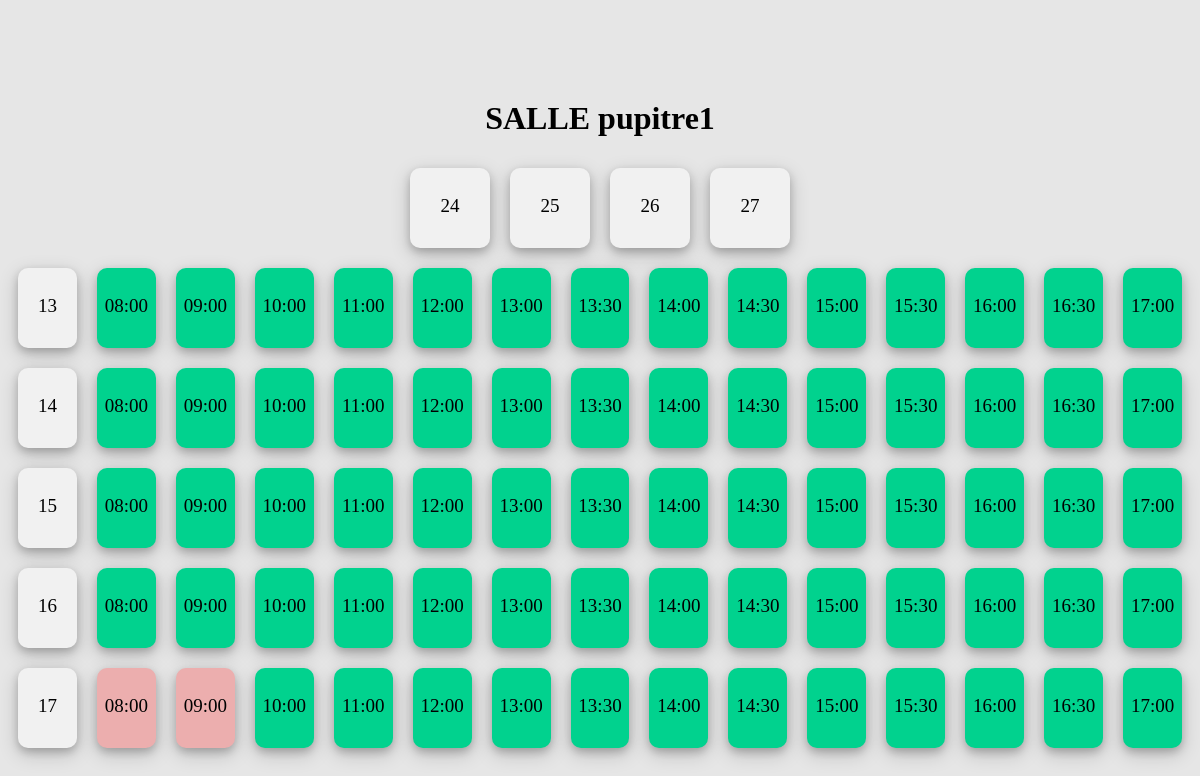
Screenshot of /salle.php?nomsalle=pupitre1&semaine=24 with the database file from the repository.
### tables this page shows
CREATE TABLE IF NOT EXISTS `semaines` (
  `IdSemaine` int(11) NOT NULL AUTO_INCREMENT,
  `NumSemaine` int(2) NOT NULL,
  `Du` date DEFAULT NULL,
  `Au` date DEFAULT NULL,
  PRIMARY KEY (`IdSemaine`)
);

CREATE TABLE IF NOT EXISTS `heures` (
  `LigneHeure` int(11) NOT NULL AUTO_INCREMENT,
  `De` varchar(5) NOT NULL,
  `A` varchar(5) NOT NULL,
  `Ordre` int(11) NOT NULL,
  `Background` varchar(255) DEFAULT '#B3F5BE',
  `etat` varchar(255) DEFAULT 'libre',
  PRIMARY KEY (`LigneHeure`)
);

### salle.php (the view, shortened to what this page needs)
<?php
try
{
    $bdd = new PDO('mysql:host=localhost;dbname=pupiv', 'root','', array(
		PDO::MYSQL_ATTR_INIT_COMMAND => "SET NAMES utf8"));
	$bdd->setAttribute(PDO::ATTR_ERRMODE, PDO::ERRMODE_EXCEPTION);
}
catch(Exception $e)
{
        die('Erreur : '.$e->getMessage());
}
$semaineencours = $bdd->query('SELECT * FROM parametres WHERE NomParam="SemaineEnCours"');
$dsemaineencours = $semaineencours->fetch();
$aff_sem_restante = $dsemaineencours['Valeur']-1;
?>
<html>
	<head>
		<link rel="stylesheet" href="style.css"/>
	</head>
	<body>
		<h1 class="hello">SALLE <?php echo $_GET['nomsalle']?></h1>
		<div class="flex-containersemaine">
		<?php
		$semaines = $bdd->query('SELECT * FROM semaines WHERE NumSemaine>"'.$aff_sem_restante.'"');
		while($dsemaines = $semaines->fetch()){
		?>
			<div onclick="window.location.href='salle.php?nomsalle=<?php echo $_GET['nomsalle']?>&semaine=<?php echo $dsemaines['NumSemaine']?>'"><?php echo $dsemaines['NumSemaine']?></div>
		<?php
		}
		?>
		</div>
		<?php
		$affdate = $bdd->query('SELECT * FROM semaines WHERE NumSemaine = "'.$_GET['semaine'].'"');
		$daffdate = $affdate->fetch();
		$day = 0 ;
		while($day < 5){
		?>
		<div class="flex-containersemaine">
			<div>
			<?php
				$jour = $daffdate['Du'];
				$dec = date('Y-m-d', strtotime($jour. ' + '.$day.' days'));
				echo date('d', strtotime($jour. ' + '.$day.' days'));
			?>
			</div>
			<?php
$creneau = $bdd->query('SELECT * FROM heures');
while($dcreneau = $creneau->fetch()){
	$heuredebut = $dcreneau['De'];
	$heurefin = $dcreneau['A'];
			$existcreneau = $bdd->query('SELECT count(*) as "dispo" FROM reservations WHERE Date = "'.$dec.'" AND Debut="'.$heuredebut.'" AND Fin="'.$heurefin.'" AND salle="'.$_GET['nomsalle'].'"');
			$dexistcreneau = $existcreneau->fetch();
			$existcreneau2 = $bdd->query('SELECT * FROM reservations WHERE Date = "'.$dec.'" AND Debut="'.$heuredebut.'" AND Fin="'.$heurefin.'" AND salle="'.$_GET['nomsalle'].'"');
			$dexistcreneau2 = $existcreneau2->fetch();
			if($dexistcreneau['dispo']=="0"){
			?>
				<div style="background-color:#01d28e"><?php echo $heuredebut?></div>
			<?php
			}
			if($dexistcreneau['dispo']=="1"){
			?>
				<div onclick="alert('salle occupée/reservée (<?php echo $heuredebut." ".$heurefin ?>) : <?php echo $dexistcreneau2['Prof']?>')" style="background-color:#ECAEAE"><?php echo $heuredebut?></div>
			<?php
			}
}
		?>
		</div>
		<?php
		$day = $day+1;
		}
		?>
	</body>
</html>

### style.css (style rules this page uses)
body { background-color:#E6E6E6; }
.hello { text-align:center; margin-top:100px; }
.flex-containersemaine { display: flex; justify-content: center; }
.flex-containersemaine > div { cursor:pointer; background-color: #f1f1f1; width: 80px; margin: 10px; height:80px; text-align: center; line-height: 75px; font-size: 19px; border-radius:10px; box-shadow: 0 4px 8px 0 rgba(0, 0, 0, 0.2), 0 6px 20px 0 rgba(0, 0, 0, 0.19); }

### rows the page displays
semaines: NumSemaine "24", Du "13", Du "14", Du "15", Du "16", Du "17"
semaines: NumSemaine "25"
semaines: NumSemaine "26"
semaines: NumSemaine "27"
heures: De "08:00"
heures: De "09:00"
heures: De "10:00"
heures: De "11:00"
heures: De "12:00"
heures: De "13:00"
heures: De "13:30"
heures: De "14:00"
heures: De "14:30"
heures: De "15:00"
heures: De "15:30"
heures: De "16:00"
heures: De "16:30"
heures: De "17:00"

### other values shown
$_GET['nomsalle'] "pupitre1"
